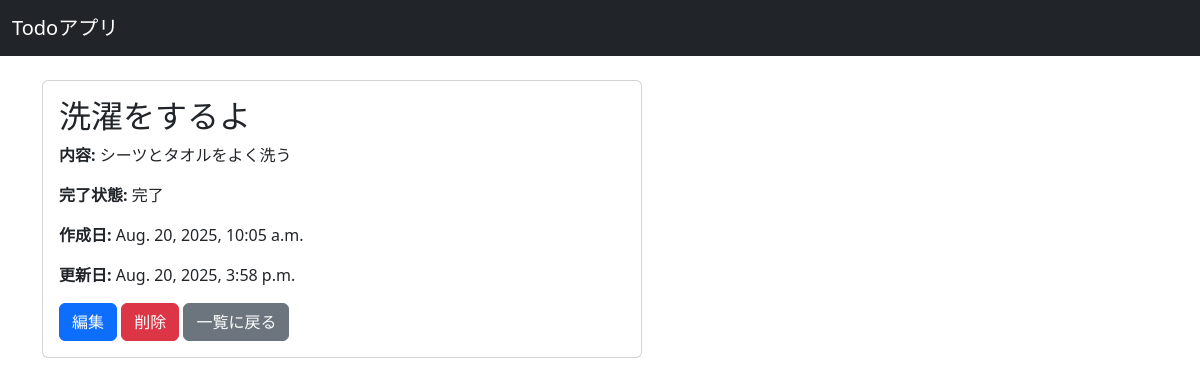
Screenshot of /todos/todos/2 with the database file from the repository.
### todos/models.py (models this page shows, shortened)
class Todo(models.Model):
    user = models.ForeignKey(User, on_delete=models.CASCADE)
    title = models.CharField(max_length=30, null=False)
    description = models.TextField(null=True, blank=True)
    is_completed = models.BooleanField(default=False)
    due_date = models.DateField(null=False)
    created_at = models.DateTimeField(auto_now_add=True)
    updated_at = models.DateTimeField(auto_now=True)

### todos/views.py (the view)
# urls.py: path("todos/<int:pk>", TodoDetailView.as_view(), name="todo_detail"),
class TodoDetailView(DetailView):
    model = Todo
    template_name = 'todos/detail.html'
    context_object_name = 'todo'

### todos/templates/todos/detail.html (shortened to what this page needs)
{% extends "base.html" %}
{% block content %}
    <div class="card" style="max-width: 600px;">
        <div class="card-body">
            <div class="todo-detail">
                <h2 class="card-title">{{ todo.title }}</h2>
                <p class="card-text"><strong>内容:</strong> {{ todo.description }}</p>
                <p class="card-text">
                    <strong>完了状態:</strong>
                    {% if todo.is_completed %}完了{% else %}未完了{% endif %}
                </p>
                <p class="card-text">
                    <strong>作成日:</strong>
                    {{ todo.created_at }}
                </p>
                <p class="card-text">
                    <strong>更新日:</strong>
                    {{ todo.updated_at }}
                </p>
                <a href="{% url 'todo_edit' todo.pk %}" class="btn btn-primary">編集</a>
                <a href="{% url 'todo_delete' todo.pk %}" class="btn btn-danger">削除</a>
                <a href="{% url 'todo_list' %}" class="btn btn-secondary">一覧に戻る</a>
            </div>
        </div>
    </div>
{% endblock %}

### rows the page displays
Todo: title "洗濯をするよ", description "シーツとタオルをよく洗う", created_at "Aug. 20, 2025, 10:05 a.m.", updated_at "Aug. 20, 2025, 3:58 p.m."
